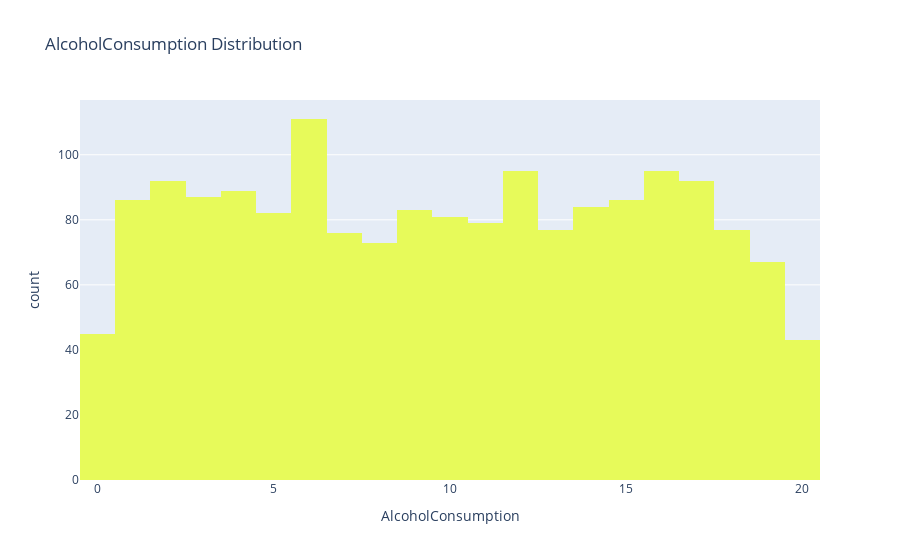

Notebook code for this chart:
### Markdown cell above
## ALCOHOL CONSUMPTION DISTIBUTION

### Code cell
plt = px.histogram(df, x="AlcoholConsumption", title="AlcoholConsumption Distribution", color_discrete_sequence=px.colors.sequential.thermal_r)
plt.show()

### Figure 1 — Plotly figure (JSON) as saved in the notebook; plotly's stock layout.template omitted (floating-point values rounded to 4 significant figures; data arrays with more than 128 entries replaced by an {"elided": "..."} marker saying what was removed)
{"data": [{"alignmentgroup": "True", "bingroup": "x", "hovertemplate": "AlcoholConsumption=%{x}<br>count=%{y}<extra></extra>", "legendgroup": "", "marker": {"color": "rgb(231, 250, 90)", "pattern": {"shape": ""}}, "name": "", "offsetgroup": "", "orientation": "v", "showlegend": false, "type": "histogram", "x": {"elided": "1700 float values"}, "xaxis": "x", "yaxis": "y"}], "layout": {"barmode": "relative", "legend": {"tracegroupgap": 0}, "title": {"text": "AlcoholConsumption Distribution"}, "xaxis": {"anchor": "y", "domain": [0, 1], "title": {"text": "AlcoholConsumption"}}, "yaxis": {"anchor": "x", "domain": [0, 1], "title": {"text": "count"}}}}
